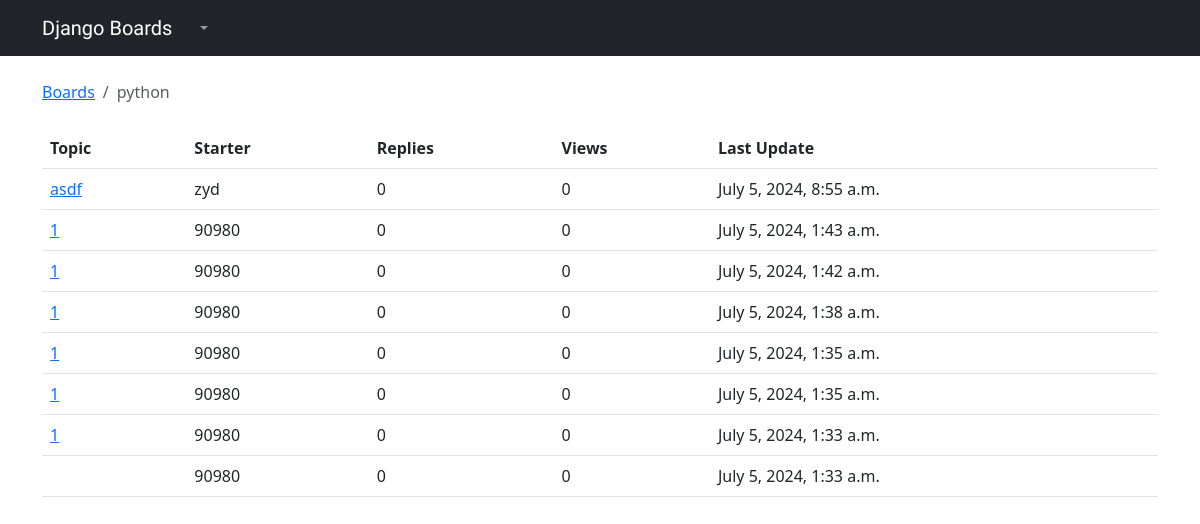
The page /boards/2/ on the database its author committed.
### app01/models.py (models this page shows, shortened)
class Board(models.Model):
    name = models.CharField(max_length=30, unique=True)
    description = models.CharField(max_length=100)

class Topic(models.Model):
    subject = models.CharField(max_length=255)
    last_updated = models.DateTimeField(auto_now_add=True)
    board = models.ForeignKey(Board, on_delete=models.CASCADE, related_name='topics')
    starter = models.ForeignKey(User, on_delete=models.SET_NULL, related_name='topics', null=True)

### app01/views.py (the view)
# urls.py: path('boards/<int:pk>/', views.board_topics, name='board_topics'),  # Board topics with primary key
def board_topics(request, pk):
    board = get_object_or_404(Board, pk=pk)
    topics = board.topics.order_by('-last_updated').annotate(replies=Count('posts') - 1)
    return render(request, 'topics.html', {'board': board, 'topics': topics})

### templates/topics.html (shortened to what this page needs)
{% extends 'base.html' %}
{% block breadcrumb %}
    <li class="breadcrumb-item"><a href="{% url 'home' %}">Boards</a></li>
    <li class="breadcrumb-item active">{{ board.name }}</li>
{% endblock %}
{% block content %}
    <table class="table">
        <thead class="thead-inverse">
            <tr>
                <th>Topic</th>
                <th>Starter</th>
                <th>Replies</th>
                <th>Views</th>
                <th>Last Update</th>
            </tr>
        </thead>
        <tbody>
            {% for topic in topics %}
                <tr>
                    <td><a href="{% url 'topic_posts' board.pk topic.pk %}">{{ topic.subject }}</a></td>
                    <td>{{ topic.starter.username }}</td>
                    <td>{{ topic.replies }}</td>
                    <td>{% if topic.views %}{{ topic.views }}{% else %}0{% endif %}</td>
                    <td>{{ topic.last_updated }}</td>
                </tr>
            {% endfor %}
        </tbody>
    </table>
{% endblock %}

### templates/base.html (shortened to what this page needs)
{% load static %}
<!DOCTYPE html>
<html lang="en">
<head>
    <link rel="stylesheet" href="{% static 'css/bootstrap.min.css' %}">
    <link rel="stylesheet" href="{% static 'css/app.css' %}">
</head>
<body>
    {% block body %}
        <nav class="navbar navbar-expand-sm navbar-dark bg-dark">
            <div class="container">
                <a class="navbar-brand" href="{% url 'home' %}">Django Boards</a>
                <div class="collapse navbar-collapse" id="mainMenu">
                    <ul class="navbar-nav ml-auto">
                        <li class="nav-item dropdown">
                            <a class="nav-link dropdown-toggle"
                               href="#"
                               id="userMenu"
                               data-toggle="dropdown"
                               aria-haspopup="true"
                               aria-expanded="false">
                            </a>
                        </li>
                    </ul>
                </div>
            </div>
        </nav>
        <div class="container">
            <ol class="breadcrumb my-4">
                {% block breadcrumb %}{% endblock %}
            </ol>
            {% block content %}{% endblock %}
        </div>
    {% endblock body %}
</body>
</html>

### static/css/app.css (style rules this page uses)
.navbar-brand { font-family: 'Peralta', cursive; }

### rows shown on the page
Board: name "python"
Topic: subject "asdf", starter.username "zyd", replies "0", last_updated "July 5, 2024, 8:55 a.m."
Topic: subject "1", starter.username "90980", replies "0", last_updated "July 5, 2024, 1:43 a.m."
Topic: subject "1", starter.username "90980", replies "0", last_updated "July 5, 2024, 1:42 a.m."
Topic: subject "1", starter.username "90980", replies "0", last_updated "July 5, 2024, 1:38 a.m."
Topic: subject "1", starter.username "90980", replies "0", last_updated "July 5, 2024, 1:35 a.m."
Topic: subject "1", starter.username "90980", replies "0", last_updated "July 5, 2024, 1:35 a.m."
Topic: subject "1", starter.username "90980", replies "0", last_updated "July 5, 2024, 1:33 a.m."
Topic: starter.username "90980", replies "0", last_updated "July 5, 2024, 1:33 a.m."
